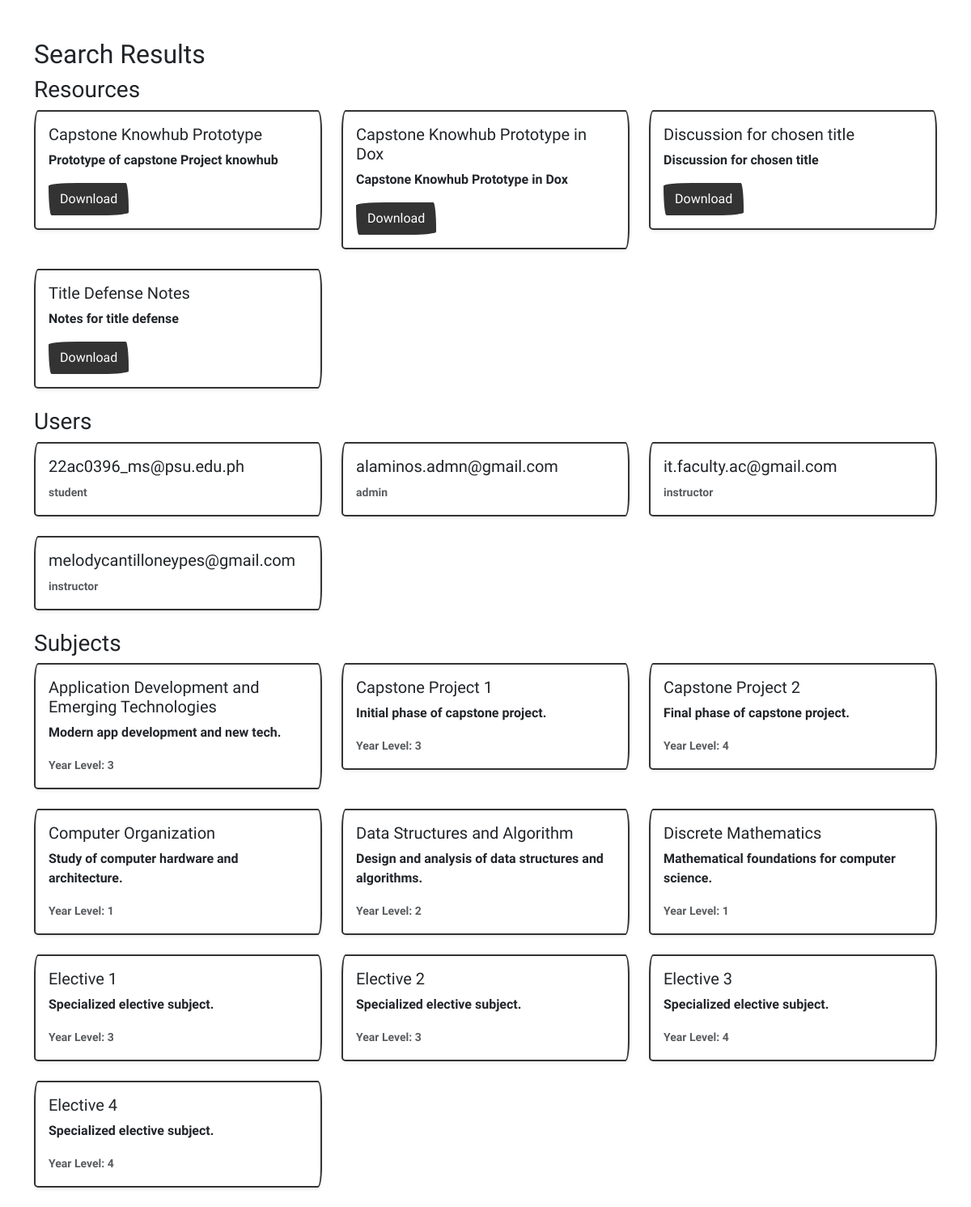
Screenshot of /search.php with the database file from the repository.
### tables this page shows
CREATE TABLE `resources` (
  `id` int(11) NOT NULL,
  `subject_id` int(11) NOT NULL,
  `uploader_id` int(11) NOT NULL,
  `title` varchar(255) NOT NULL,
  `description` text DEFAULT NULL,
  `file_path` varchar(255) NOT NULL,
  `file_type` varchar(20) DEFAULT NULL,
  `version` int(11) DEFAULT 1,
  `created_at` datetime DEFAULT current_timestamp(),
  `updated_at` datetime DEFAULT current_timestamp() ON UPDATE current_timestamp(),
  `is_active` tinyint(1) DEFAULT 1,
  `academic_year` varchar(20) DEFAULT NULL,
  `semester` varchar(20) DEFAULT NULL,
  `download_count` int(11) DEFAULT 0,
  `visibility` enum('private','shared') DEFAULT 'private',
  `shared_with` enum('none','all_instructors','all_students','selected_instructors') DEFAULT 'none'
);

CREATE TABLE `users` (
  `id` int(11) NOT NULL,
  `google_id` varchar(255) DEFAULT NULL,
  `email` varchar(255) NOT NULL,
  `name` varchar(255) NOT NULL,
  `picture` varchar(255) DEFAULT NULL,
  `role` enum('student','instructor','admin') NOT NULL DEFAULT 'student',
  `year_level` varchar(50) DEFAULT NULL,
  `student_number` varchar(50) DEFAULT NULL,
  `block` varchar(10) DEFAULT NULL
);

CREATE TABLE `subjects` (
  `id` int(11) NOT NULL,
  `name` varchar(100) NOT NULL,
  `year_level` int(11) NOT NULL,
  `semester` varchar(10) NOT NULL,
  `description` text DEFAULT NULL,
  `created_at` datetime DEFAULT current_timestamp()
);

### search.php (the view, shortened to what this page needs)
<?php
require 'db.php';
$search_query = isset($_GET['q']) ? trim($_GET['q']) : '';
$resources = [];
$users = [];
$subjects = [];
if (!empty($search_query)) {
    $sql = "SELECT * FROM resources WHERE title LIKE ? OR description LIKE ? ORDER BY title LIMIT 10";
    $stmt = $conn->prepare($sql);
    $search_term = '%' . $search_query . '%';
    $stmt->bind_param("ss", $search_term, $search_term);
    $stmt->execute();
    $result = $stmt->get_result();
    $resources = $result->fetch_all(MYSQLI_ASSOC);
    $stmt->close();
    $sql = "SELECT id, email, role FROM users WHERE email LIKE ? ORDER BY email LIMIT 10";
    $stmt = $conn->prepare($sql);
    $stmt->bind_param("s", $search_term);
    $stmt->execute();
    $result = $stmt->get_result();
    $users = $result->fetch_all(MYSQLI_ASSOC);
    $stmt->close();
    $sql = "SELECT * FROM subjects WHERE name LIKE ? OR description LIKE ? ORDER BY name LIMIT 10";
    $stmt = $conn->prepare($sql);
    $stmt->bind_param("ss", $search_term, $search_term);
    $stmt->execute();
    $result = $stmt->get_result();
    $subjects = $result->fetch_all(MYSQLI_ASSOC);
    $stmt->close();
} else {
    $sql = "SELECT * FROM resources ORDER BY title LIMIT 10";
    $result = $conn->query($sql);
    if ($result) {
        $resources = $result->fetch_all(MYSQLI_ASSOC);
    }
    $sql = "SELECT id, email, role FROM users ORDER BY email LIMIT 10";
    $result = $conn->query($sql);
    if ($result) {
        $users = $result->fetch_all(MYSQLI_ASSOC);
    }
    $sql = "SELECT * FROM subjects ORDER BY name LIMIT 10";
    $result = $conn->query($sql);
    if ($result) {
        $subjects = $result->fetch_all(MYSQLI_ASSOC);
    }
}
?>
<!DOCTYPE html>
<html lang="en">
<head>
    <link href="/assets/bootstrap/bootstrap.min.css" rel="stylesheet">
</head>
<body>
    <div class="container mt-5">
        <h2>Search Results</h2>
        <h3>Resources</h3>
        <?php if (empty($resources)): ?>
            <div class="alert alert-warning">No resources found.</div>
        <?php else: ?>
            <div class="row">
                <?php foreach ($resources as $resource): ?>
                <div class="col-md-4">
                    <div class="card mb-4 shadow-sm">
                        <div class="card-body">
                            <h5 class="card-title"><?php echo htmlspecialchars($resource['title']); ?></h5>
                            <p class="card-text"><?php echo htmlspecialchars($resource['description']); ?></p>
                            <a href="<?php echo htmlspecialchars($resource['file_path']); ?>" class="btn btn-primary">Download</a>
                        </div>
                    </div>
                </div>
                <?php endforeach; ?>
            </div>
        <?php endif; ?>
        <h3>Users</h3>
        <?php if (empty($users)): ?>
            <div class="alert alert-warning">No users found.</div>
        <?php else: ?>
            <div class="row">
                <?php foreach ($users as $user): ?>
                <div class="col-md-4">
                    <div class="card mb-4 shadow-sm">
                        <div class="card-body">
                            <h5 class="card-title"><?php echo htmlspecialchars($user['email']); ?></h5>
                            <p class="card-text"><small class="text-muted"><?php echo htmlspecialchars($user['role']); ?></small></p>
                        </div>
                    </div>
                </div>
                <?php endforeach; ?>
            </div>
        <?php endif; ?>
        <h3>Subjects</h3>
        <?php if (empty($subjects)): ?>
            <div class="alert alert-warning">No subjects found.</div>
        <?php else: ?>
            <div class="row">
                <?php foreach ($subjects as $subject): ?>
                <div class="col-md-4">
                    <div class="card mb-4 shadow-sm">
                        <div class="card-body">
                            <?php
                            $subject_name = isset($subject['name']) ? $subject['name'] : 'Unnamed Subject';
                            ?>
                            <h5 class="card-title"><?php echo htmlspecialchars($subject_name); ?></h5>
                            <p class="card-text"><?php echo isset($subject['description']) ? htmlspecialchars($subject['description']) : 'No description available'; ?></p>
                            <?php if (isset($subject['year_level'])): ?>
                                <p class="card-text"><small class="text-muted">Year Level: <?php echo htmlspecialchars($subject['year_level']); ?></small></p>
                            <?php endif; ?>
                        </div>
                    </div>
                </div>
                <?php endforeach; ?>
            </div>
        <?php endif; ?>
    </div>
</body>
</html>

### rows the page displays
resources: title "Capstone Knowhub Prototype", description "Prototype of capstone Project knowhub"
resources: title "Capstone Knowhub Prototype in Dox", description "Capstone Knowhub Prototype in Dox"
resources: title "Discussion for chosen title", description "Discussion for chosen title"
resources: title "Title Defense Notes", description "Notes for title defense"
users: email "22ac0396_ms@psu.edu.ph", role "student"
users: email "alaminos.admn@gmail.com", role "admin"
users: email "it.faculty.ac@gmail.com", role "instructor"
users: email "melodycantilloneypes@gmail.com", role "instructor"
subjects: name "Application Development and Emerging Technologies", description "Modern app development and new tech.", year_level "3"
subjects: name "Capstone Project 1", description "Initial phase of capstone project.", year_level "3"
subjects: name "Capstone Project 2", description "Final phase of capstone project.", year_level "4"
subjects: name "Computer Organization", description "Study of computer hardware and architecture.", year_level "1"
subjects: name "Data Structures and Algorithm", description "Design and analysis of data structures and algorithms.", year_level "2"
subjects: name "Discrete Mathematics", description "Mathematical foundations for computer science.", year_level "1"
subjects: name "Elective 1", description "Specialized elective subject.", year_level "3"
subjects: name "Elective 2", description "Specialized elective subject.", year_level "3"
subjects: name "Elective 3", description "Specialized elective subject.", year_level "4"
subjects: name "Elective 4", description "Specialized elective subject.", year_level "4"
